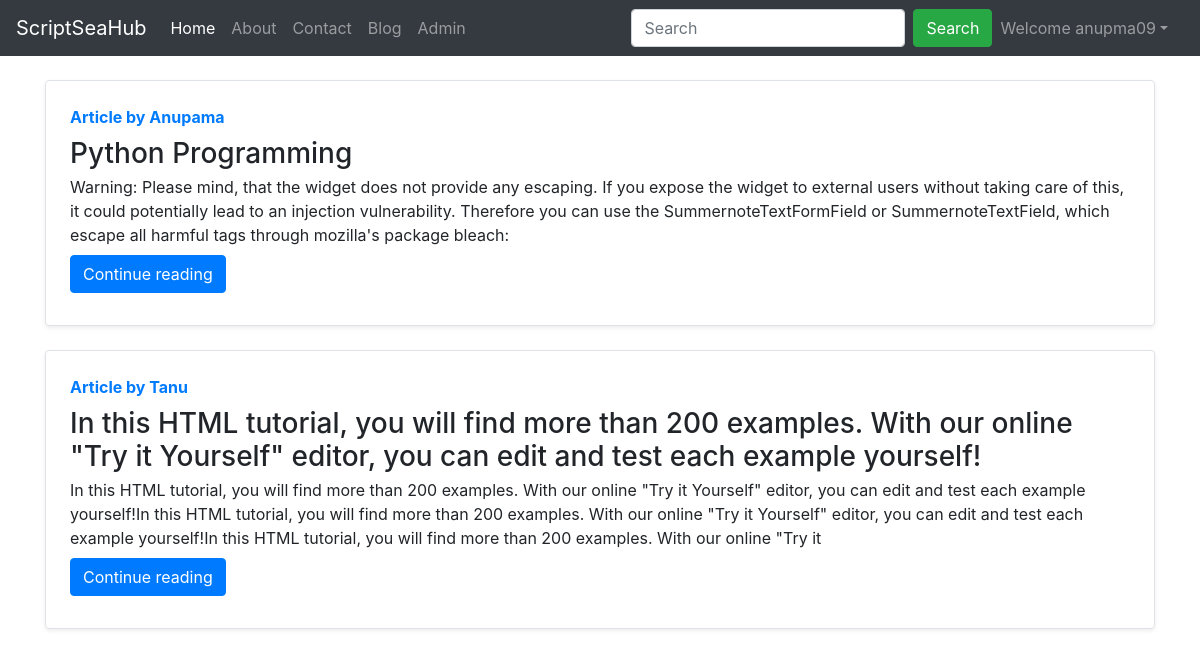
Page /blog/ (signed in) on the committed database.
### blog/models.py (models this page shows, shortened)
class Post(models.Model):
    sno=models.AutoField(primary_key=True)
    title=models.CharField(max_length=255)
    excerpt = models.CharField(max_length=500,default="")
    author=models.CharField(max_length=14)
    slug=models.CharField(max_length=130)
    timeStamp=models.DateTimeField(blank=True)
    content=models.TextField()

### blog/views.py (the view)
# urls.py: path('blog/', views.BlogPost, name='blog'),
def BlogPost(request):
    allPosts= Post.objects.all()
    context={
        'allPosts': allPosts}
    return render(request, 'blog/post.html',context)

### blog/templates/blog/post.html (shortened to what this page needs)
{% extends 'base.html' %}
{% block content %}
<div class="container">
    {% for post in allPosts  %}
    <div class="row no-gutters border rounded overflow-hidden flex-md-row mb-4 shadow-sm h-md-250 my-4 position-relative">
        <div class="col p-4 d-flex flex-column position-static">
            <strong class="d-inline-block mb-2 text-primary">Article  by {{post.author}}</strong>
            <h3 class="mb-0">{{post.title}}</h3>
            <p class="card-text mb-auto">{{post.excerpt|safe}}</p>
            <div class="my-2">
            	<a href="/blog/{{post.slug}}" role="button" class="btn btn-primary">Continue reading</a>
            </div>
        </div>
    </div>
    {% endfor %}
</div>
{% endblock content%}

### blog/templates/navbar.html (shortened to what this page needs)
<nav class="navbar navbar-expand-lg navbar-dark bg-dark">
    <a class="navbar-brand" href="/">ScriptSeaHub</a>
    <div class="collapse navbar-collapse" id="navbarSupportedContent">
      <ul class="navbar-nav mr-auto">
        <li class="nav-item active">
          <a class="nav-link" href="/">Home <span class="sr-only">(current)</span></a>
        </li>
        <li class="nav-item">
          <a class="nav-link" href="/about">About</a>
        </li>
        <li class="nav-item">
            <a class="nav-link" href="/contact">Contact</a>
          </li>
          <li class="nav-item">
            <a class="nav-link" href="/blog">Blog</a>
          </li>
          <li class="nav-item">
            <a class="nav-link" target="_blank" href="http://127.0.0.1:8000/admin/">Admin</a>
          </li>
      </ul>
      <form class="form-inline my-2 my-lg-0" action="/search" method="GET">
        <input class="form-control mr-sm-2" id="query" name="query" class="query" type="search" placeholder="Search" aria-label="Search">
        <button class="btn btn-success my-2 my-sm-0" type="submit">Search</button>
      </form>
{% if user.is_authenticated %}
<ul class="navbar-nav mr-2">
<li class="nav-item dropdown">
<a class="nav-link dropdown-toggle" href='#' id="navbarDropdown" role="button" data-toggle="dropdown"> Welcome {{request.user}}</a>
 </li>
</ul>
</div>
{% endif %}
  </nav>

### rows in the picture
Post: author "Anupama", title "Python Programming", excerpt "Warning: Please mind, that the widget does not provide any escaping. If you expose the widget to external users without taking care of this, it could potentially lead to an injection vulnerability. Therefore you can use the SummernoteTextFormField or SummernoteTextField, which escape all harmful tags through mozilla's package bleach:"
Post: author "Tanu", title "In this HTML tutorial, you will find more than 200 examples. With our online \"Try it Yourself\" editor, you can edit and test each example yourself!", excerpt "In this HTML tutorial, you will find more than 200 examples. With our online \"Try it Yourself\" editor, you can edit and test each example yourself!In this HTML tutorial, you will find more than 200 examples. With our online \"Try it Yourself\" editor, you can edit and test each example yourself!In this HTML tutorial, you will find more than 200 examples. With our online \"Try it"

### other values in the picture
{{ request.user }} "anupma09"
